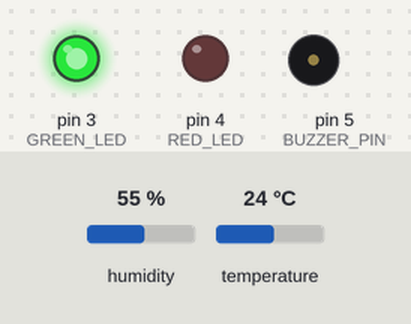
Bench run of a sketch on a simulated Arduino Uno, built with avr-gcc and run on an emulated ATmega328P. On the bench: output pins drawn as LEDs (lit = HIGH), buzzer (waves = sounding, pin HIGH). Inputs (shaded band) come from the test bench; at power-on: humidity 55 %, temperature 24 °C. What the sketch prints to the serial monitor is not drawn.

Above: at 0.1 s.
Timing chart, 0 to 1.6 s (numbered marks = the images above):
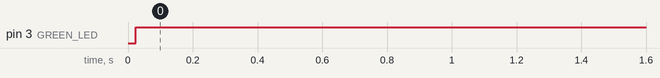

Measured:
- by itself, pin 3 (GREEN_LED): LOW → HIGH at 0.02 s

The sketch:

DHT11_Example.ino
```cpp
  #include <dht.h>

dht DHT;
#define DHT11_PIN 2   // DHT11 sensor pin
#define GREEN_LED 3   // Green LED connected to pin 3
#define RED_LED 4     // Red LED connected to pin 4
#define BUZZER_PIN 5  // Buzzer connected to pin 5

void setup() {
  // Initialize Serial Monitor
  Serial.begin(9600);

  // Set LED and Buzzer pins as outputs
  pinMode(GREEN_LED, OUTPUT);
  pinMode(RED_LED, OUTPUT);
  pinMode(BUZZER_PIN, OUTPUT);

  // Turn off both LEDs and the buzzer at startup
  digitalWrite(GREEN_LED, LOW);
  digitalWrite(RED_LED, LOW);
  digitalWrite(BUZZER_PIN, LOW);
}

void loop() {
  // Read data from DHT11 sensor
  int chk = DHT.read11(DHT11_PIN);

  // Print temperature and humidity to Serial Monitor
  Serial.print("Temperature = ");
  Serial.print(DHT.temperature);
  Serial.println(" °F");

  Serial.print("Humidity = ");
  Serial.print(DHT.humidity);
  Serial.println(" %");

  // Check conditions and control LEDs and buzzer
  if (DHT.temperature > 90 && DHT.humidity < 10) {
    // Turn on red LED and buzzer, turn off green LED
    digitalWrite(RED_LED, HIGH);
    digitalWrite(GREEN_LED, LOW);
    digitalWrite(BUZZER_PIN, HIGH); // Buzzer on
  } else {
    // Turn on green LED, turn off red LED and buzzer
    digitalWrite(GREEN_LED, HIGH);
    digitalWrite(RED_LED, LOW);
    digitalWrite(BUZZER_PIN, LOW); // Buzzer off
  }

  // Wait for 1 second before the next reading
  delay(1000);
}
```
